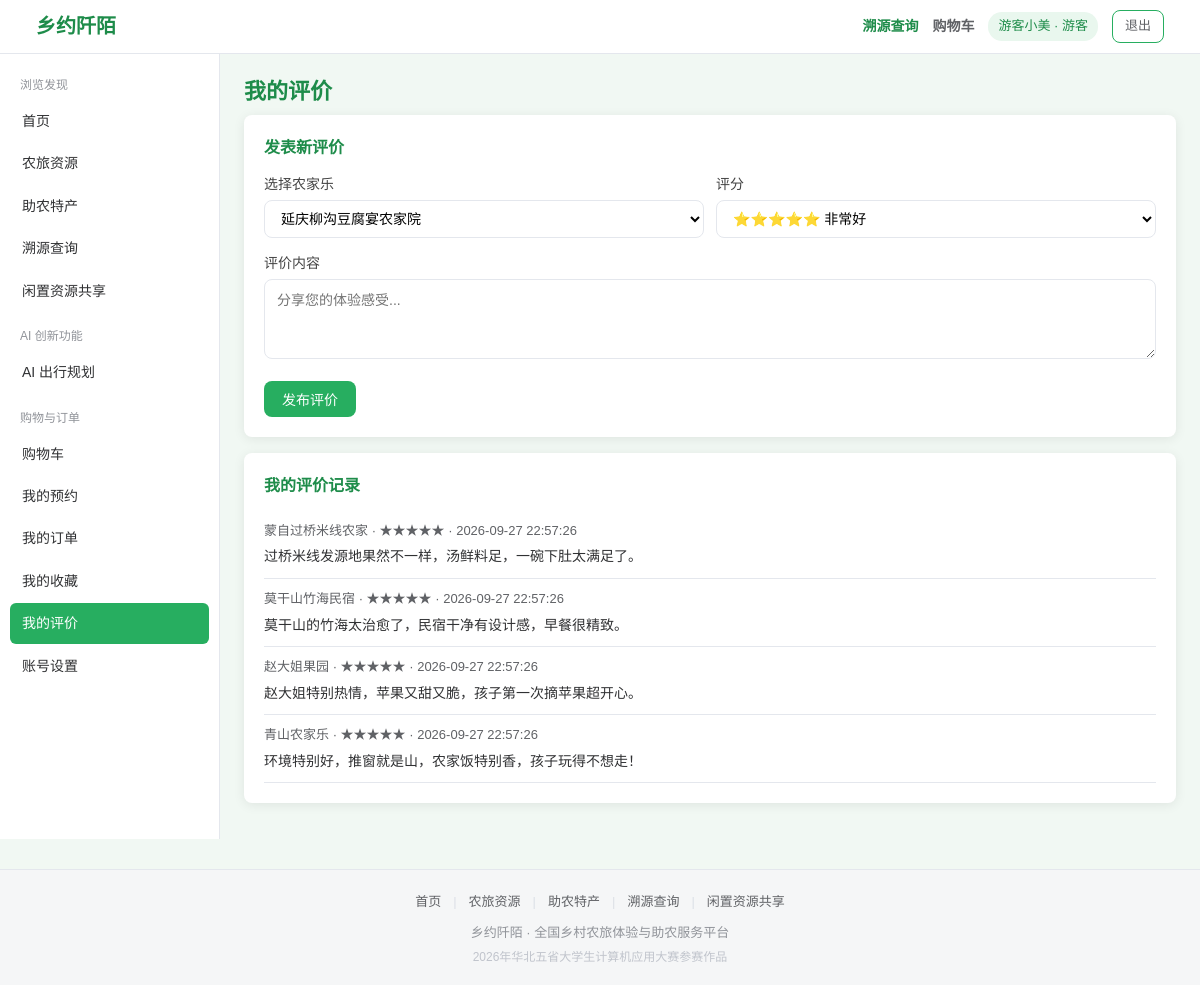
/my/reviews (signed in), run on the app's committed database.
### tables this page shows
CREATE TABLE users (
            id INTEGER PRIMARY KEY AUTOINCREMENT,
            username TEXT NOT NULL UNIQUE,
            password TEXT NOT NULL,
            role INTEGER DEFAULT 0,            -- 0游客 1商户 3平台管理员
            status TEXT DEFAULT '正常',         -- 正常/待审核/驳回/禁用
            phone TEXT,
            region TEXT DEFAULT '',            -- 所在地区（省-市-县）
            avatar TEXT DEFAULT 'user.jpg',
            shop_name TEXT DEFAULT '',         -- 商户店铺名称
            shop_type TEXT DEFAULT '',         -- 正规农家乐/农户体验点/农村合作社
            shop_address TEXT DEFAULT '',
            shop_desc TEXT DEFAULT '',
            created_at TEXT DEFAULT (datetime('now', 'localtime'))
        );

CREATE TABLE reviews (
            id INTEGER PRIMARY KEY AUTOINCREMENT,
            user_id INTEGER NOT NULL,
            farmstay_id INTEGER NOT NULL,
            rating INTEGER DEFAULT 5,
            content TEXT DEFAULT '',
            reply TEXT DEFAULT '',
            status TEXT DEFAULT '正常',
            created_at TEXT DEFAULT (datetime('now', 'localtime'))
        );

CREATE TABLE farmstays (
            id INTEGER PRIMARY KEY AUTOINCREMENT,
            merchant_id INTEGER NOT NULL,      -- 所属商户
            name TEXT NOT NULL,
            region TEXT DEFAULT '',            -- 地区（省-市-县）
            address TEXT DEFAULT '',
            category TEXT DEFAULT '采摘体验',  -- 采摘体验/农家住宿/农家餐饮/农耕研学/非遗体验
            price_min REAL DEFAULT 0,          -- 最低参考价
            score REAL DEFAULT 5.0,            -- 评分
            tags TEXT DEFAULT '',              -- 特色标签（逗号分隔）
            description TEXT DEFAULT '',
            image TEXT DEFAULT 'farm_default.jpg',
            lng REAL DEFAULT 0,                -- 经度（高德地图导航）
            lat REAL DEFAULT 0,                -- 纬度（高德地图导航）
            status TEXT DEFAULT '上架',         -- 上架/下架
            views INTEGER DEFAULT 0,          -- 浏览量
            created_at TEXT DEFAULT (datetime('now', 'localtime'))
        );

### app.py (the view, shortened to what this page needs)
@app.route('/my/reviews', methods=['GET', 'POST'])
@login_required
def my_reviews():
    rows = models.list_reviews()
    mine = [r for r in rows if r['user_id'] == session['user_id']]
    farmstays = models.list_farmstays()
    return render_template('my_reviews.html', rows=mine, farmstays=farmstays,
                           user=get_user(), active='reviews')

### app.py (called while the page is built)
def login_required(view):
    @wraps(view)
    def wrapped(*args, **kwargs):
        if 'user_id' not in session:
            flash('请先登录', 'warning')
            return redirect(url_for('login'))
        return view(*args, **kwargs)
    return wrapped

def get_user():
    if 'user_id' in session:
        return models.get_user_by_id(session['user_id'])
    return None

@app.context_processor
def inject_globals():
    u = get_user()
    return {'cart_count': models.get_cart_count(u['id']) if u else 0}

### models.py (called while the page is built)
def get_conn():
    conn = sqlite3.connect(DB_PATH)
    conn.row_factory = sqlite3.Row
    return conn

def get_user_by_id(uid):
    conn = get_conn()
    row = conn.execute('SELECT * FROM users WHERE id=?', (uid,)).fetchone()
    conn.close()
    return row

def list_farmstays(region='', category='', keyword='', merchant_id=None):
    conn = get_conn()
    sql = 'SELECT * FROM farmstays WHERE status="上架"'
    args = []
    if region:
        sql += ' AND region LIKE ?'
        args.append(f'%{region}%')
    if category:
        sql += ' AND category=?'
        args.append(category)
    if keyword:
        sql += ' AND (name LIKE ? OR description LIKE ? OR tags LIKE ?)'
        args += [f'%{keyword}%', f'%{keyword}%', f'%{keyword}%']
    if merchant_id:
        sql = 'SELECT * FROM farmstays WHERE merchant_id=?'
        args = [merchant_id]
    sql += ' ORDER BY id DESC'
    rows = conn.execute(sql, args).fetchall()
    conn.close()
    return rows

def list_reviews(farmstay_id=None, status=None):
    conn = get_conn()
    if farmstay_id:
        rows = conn.execute(
            'SELECT r.*, u.username, f.name as farmstay_name FROM reviews r '
            'LEFT JOIN users u ON r.user_id=u.id LEFT JOIN farmstays f ON r.farmstay_id=f.id '
            'WHERE r.farmstay_id=? ORDER BY r.id DESC', (farmstay_id,)).fetchall()
    else:
        sql = ('SELECT r.*, u.username, f.name as farmstay_name FROM reviews r '
               'LEFT JOIN users u ON r.user_id=u.id LEFT JOIN farmstays f ON r.farmstay_id=f.id WHERE 1=1')
        args = []
        if status:
            sql += ' AND r.status=?'
            args.append(status)
        sql += ' ORDER BY r.id DESC'
        rows = conn.execute(sql, args).fetchall()
    conn.close()
    return rows

def get_cart_count(user_id):
    conn = get_conn()
    r = conn.execute('SELECT COUNT(*) c FROM carts WHERE user_id=?', (user_id,)).fetchone()
    conn.close()
    return r['c']

### templates/my_reviews.html (shortened to what this page needs)
{% extends "base.html" %}
{% block content %}
<h1 class="page-title"> 我的评价</h1>
<div class="card">
<div class="card-title"> 发表新评价</div>
<form action="/my/reviews" method="post">
<div class="form-row">
<div class="form-group">
<label>选择农家乐</label>
<select name="farmstay_id" class="form-control" required>
{% for fs in farmstays %}
<option value="{{ fs['id'] }}">{{ fs['name'] }}</option>
{% endfor %}
</select>
</div>
<div class="form-group">
<label>评分</label>
<select name="rating" class="form-control">
<option value="5">⭐⭐⭐⭐⭐ 非常好</option>
</select>
</div>
</div>
<div class="form-group">
<label>评价内容</label>
<textarea name="content" class="form-control" required placeholder="分享您的体验感受..."></textarea>
</div>
<button type="submit" class="btn btn-primary">发布评价</button>
</form>
</div>
{% if rows %}
<div class="card">
<div class="card-title">我的评价记录</div>
{% for r in rows %}
<div style="padding:10px 0;border-bottom:1px solid var(--border);">
<div style="font-size:13px;color:var(--text2);"> {{ r['farmstay_name'] }} · {{ '★' * r['rating'] }} · {{ r['created_at'] }}</div>
<div style="font-size:14px;margin-top:4px;">{{ r['content'] }}</div>
</div>
{% endfor %}
</div>
{% endif %}
{% endblock %}

### templates/base.html (shortened to what this page needs)
<!DOCTYPE html>
<html lang="zh-CN">
<head>
<link rel="stylesheet" href="{{ url_for('static', filename='css/style.css') }}">
</head>
<body>
<nav class="topbar">
<div class="topbar-inner">
<a href="/" class="logo">乡约阡陌</a>
<div class="topbar-links">
<a href="/trace" style="color:var(--green-dark);font-weight:600;">溯源查询</a>
{% if user %}
{% if user['role'] == 0 %}
<a href="/cart" class="cart-link">购物车{% if cart_count %}<span class="cart-badge">{{ cart_count }}</span>{% endif %}</a>
{% endif %}
<span class="user-badge">{{ user['username'] }} · {{ {'0':'游客','1':'商户','3':'平台管理员'}[user['role']|string] }}</span>
<a href="/logout" class="btn btn-outline btn-sm">退出</a>
{% else %}
<a href="/login" class="btn btn-primary btn-sm">登录</a>
<a href="/register" class="btn btn-outline btn-sm">注册</a>
{% endif %}
</div>
</div>
</nav>
<div class="console-wrap">
{% if request.endpoint not in ('login', 'register') %}
<aside class="sidebar" id="sidebar">
{% if user %}
{% include "tourist_sidebar.html" %}
{% else %}
{% include "public_sidebar.html" %}
{% endif %}
</aside>
{% endif %}
<div class="console-main">
{% block content %}{% endblock %}
</div>
</div>
<footer class="footer">
<div class="container">
<div class="footer-links">
<a href="/">首页</a><span>|</span>
<a href="/farmstays">农旅资源</a><span>|</span>
<a href="/products">助农特产</a><span>|</span>
<a href="/trace">溯源查询</a><span>|</span>
<a href="/resources">闲置资源共享</a>
</div>
<p class="footer-copy">乡约阡陌 · 全国乡村农旅体验与助农服务平台</p>
<p class="footer-extra">2026年华北五省大学生计算机应用大赛参赛作品</p>
</div>
</footer>
</body>
</html>

### css/style.css (style rules this page uses)
* { margin: 0; padding: 0; box-sizing: border-box; }
:root { --green: #27AE60; --green-dark: #1E8C4A; --green-bg: #E9F7EE; --orange: #FF9845; --bg: #F1F8F3; --text: #303133; --text2: #606266; --border: #e4e7ed; }
body { font-family: "Microsoft YaHei", "PingFang SC", sans-serif; background: var(--bg); color: var(--text); line-height: 1.6; }
.container { width: 92%; max-width: 1280px; margin: 0 auto; }
a { color: var(--green); text-decoration: none; }
.topbar { background: #fff; border-bottom: 1px solid var(--border); padding: 10px 0; position: sticky; top: 0; z-index: 100; }
.topbar-inner { width: 94%; max-width: 1320px; margin: 0 auto; display: flex; justify-content: space-between; align-items: center; gap: 10px; flex-wrap: wrap; }
.logo { font-size: 20px; font-weight: 700; color: var(--green-dark); }
.topbar-links { display: flex; align-items: center; gap: 14px; flex-wrap: wrap; font-size: 14px; }
.topbar-links a { color: var(--text2); }
.user-badge { background: var(--green-bg); color: var(--green-dark); padding: 4px 10px; border-radius: 14px; font-size: 13px; }
.btn { display: inline-block; padding: 8px 18px; border: none; border-radius: 8px; font-size: 14px; cursor: pointer; text-decoration: none; transition: all .2s; }
.btn-primary { background: var(--green); color: #fff; }
.btn-outline { background: #fff; color: var(--green); border: 1px solid var(--green); }
.btn-sm { padding: 5px 12px; font-size: 13px; }
.page-title { font-size: 22px; color: var(--green-dark); margin-bottom: 6px; }
.card { background: #fff; border-radius: 8px; padding: 20px; box-shadow: 0 2px 12px rgba(0,0,0,0.08); margin-bottom: 16px; }
.card-title { font-size: 16px; font-weight: 600; color: var(--green-dark); margin-bottom: 12px; }
.form-group { margin-bottom: 14px; }
.form-group label { display: block; font-size: 14px; margin-bottom: 5px; color: #444; }
.form-control { width: 100%; padding: 9px 12px; border: 1px solid var(--border); border-radius: 8px; font-size: 14px; font-family: inherit; background: #fff; }
textarea.form-control { min-height: 80px; resize: vertical; }
.form-row { display: flex; gap: 12px; flex-wrap: wrap; }
.form-row .form-group { flex: 1; min-width: 140px; }
.console-wrap { display: flex; flex: 1; width: 100%; max-width: 1440px; margin: 0 auto; }
.sidebar { width: 220px; background: #fff; border-right: 1px solid var(--border); padding: 16px 10px; min-height: calc(100vh - 60px); }
.console-main { flex: 1; padding: 20px 24px; min-width: 0; }
.footer { background: #f5f6f7; border-top: 1px solid var(--border); padding: 22px 0 18px; margin-top: 30px; }
.footer-links { display: flex; justify-content: center; align-items: center; gap: 12px; font-size: 13px; color: var(--text2); margin-bottom: 10px; }
.footer-links a { color: var(--text2); }
.footer-links span { color: #dcdfe6; }
.footer-copy { text-align: center; font-size: 13px; color: #909399; }
.footer-extra { text-align: center; font-size: 12px; color: #c0c4cc; margin-top: 4px; }

### templates/base.html (style rules this page uses)
.cart-link { position:relative;color:var(--text2);font-size:14px;font-weight:600; }

### data on the page
users: username "游客小美", role "游客"
reviews: farmstay_name "蒙自过桥米线农家", rating "★★★★★", created_at "2026-09-27 22:57:26", content "过桥米线发源地果然不一样，汤鲜料足，一碗下肚太满足了。"
reviews: farmstay_name "莫干山竹海民宿", rating "★★★★★", created_at "2026-09-27 22:57:26", content "莫干山的竹海太治愈了，民宿干净有设计感，早餐很精致。"
reviews: farmstay_name "赵大姐果园", rating "★★★★★", created_at "2026-09-27 22:57:26", content "赵大姐特别热情，苹果又甜又脆，孩子第一次摘苹果超开心。"
reviews: farmstay_name "青山农家乐", rating "★★★★★", created_at "2026-09-27 22:57:26", content "环境特别好，推窗就是山，农家饭特别香，孩子玩得不想走！"

### other printed values
form field farmstay_id "延庆柳沟豆腐宴农家院"
